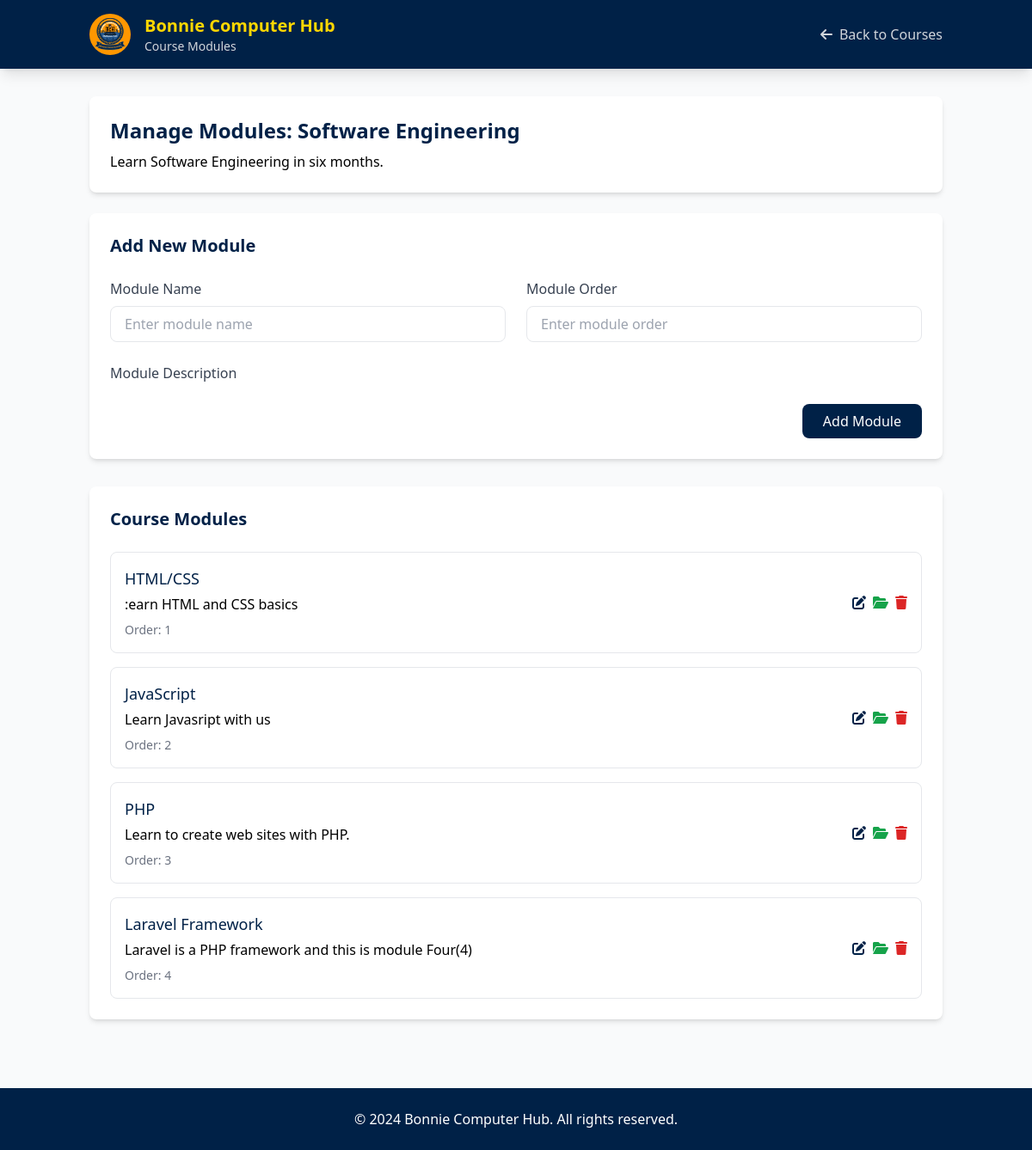
The page /LMS/admin/manage_modules.php?course_id=2 (signed in) on the database its author committed.
### tables this page shows
CREATE TABLE `courses` (
  `id` int(11) NOT NULL,
  `course_name` varchar(255) NOT NULL,
  `description` text NOT NULL,
  `created_by` int(11) NOT NULL,
  `status` enum('active','inactive') DEFAULT 'active',
  `created_at` timestamp NOT NULL DEFAULT current_timestamp()
);

CREATE TABLE `course_modules` (
  `id` int(11) NOT NULL,
  `course_id` int(11) NOT NULL,
  `module_name` varchar(255) NOT NULL,
  `module_description` text NOT NULL,
  `module_order` int(11) NOT NULL,
  `created_at` timestamp NOT NULL DEFAULT current_timestamp()
);

### LMS/admin/manage_modules.php (the view, shortened to what this page needs)
<?php
require_once '../includes/db_connect.php';
$course_id = isset($_GET['course_id']) ? (int)$_GET['course_id'] : 0;
$course = $pdo->prepare("SELECT * FROM courses WHERE id = ?");
$course->execute([$course_id]);
$course_details = $course->fetch(PDO::FETCH_ASSOC);
$modules = $pdo->prepare("
    SELECT * FROM course_modules
    WHERE course_id = ?
    ORDER BY module_order ASC
");
$modules->execute([$course_id]);
$modules = $modules->fetchAll(PDO::FETCH_ASSOC);
?>
<!DOCTYPE html>
<html lang="en" class="scroll-smooth">
<head>
    <script src="https://cdn.tailwindcss.com"></script>
    <link rel="stylesheet" href="https://cdnjs.cloudflare.com/ajax/libs/font-awesome/6.0.0/css/all.min.css">
    <link href="https://cdn.jsdelivr.net/npm/summernote@0.8.18/dist/summernote-lite.min.css" rel="stylesheet">
</head>
<body class="bg-gray-50 min-h-screen">
    <header class="bg-primary shadow-lg sticky top-0 z-50">
        <div class="container mx-auto px-4">
            <div class="flex items-center justify-between py-4">
                <div class="flex items-center space-x-4">
                    <img src="../images/BCH.jpg" alt="BCH Logo" class="h-12 w-12 rounded-full">
                    <div>
                        <a href="../index.php" class="text-xl font-bold text-secondary">Bonnie Computer Hub</a>
                        <p class="text-gray-300 text-sm">Course Modules</p>
                    </div>
                </div>
                <nav class="hidden md:flex items-center space-x-6">
                    <a href="manage_courses.php" class="text-gray-300 hover:text-secondary transition">
                        <i class="fas fa-arrow-left mr-2"></i>Back to Courses
                    </a>
                </nav>
            </div>
        </div>
    </header>
    <main class="container mx-auto px-4 py-8">
        <div class="bg-white rounded-lg shadow-md p-6 mb-6">
            <h1 class="text-2xl font-bold text-primary mb-2">
                Manage Modules: <?= htmlspecialchars($course_details['course_name']) ?>
            </h1>
            <p class="text-gray-600"><?= $course_details['description'] ?></p>
        </div>
        <div class="bg-white rounded-lg shadow-md p-6 mb-8">
            <h2 class="text-xl font-semibold text-primary mb-6">Add New Module</h2>
            <form action="" method="POST" class="space-y-4">
                <div class="grid md:grid-cols-2 gap-6">
                    <div>
                        <label class="block text-gray-700 font-medium mb-2" for="module_name">Module Name</label>
                        <input type="text" name="module_name" id="module_name" required
                               class="w-full px-4 py-2 border rounded-lg focus:ring-2 focus:ring-secondary focus:border-transparent"
                               placeholder="Enter module name">
                    </div>
                    <div>
                        <label class="block text-gray-700 font-medium mb-2" for="module_order">Module Order</label>
                        <input type="number" name="module_order" id="module_order" required min="1"
                               class="w-full px-4 py-2 border rounded-lg focus:ring-2 focus:ring-secondary focus:border-transparent"
                               placeholder="Enter module order">
                    </div>
                    <div class="md:col-span-2">
                        <label class="block text-gray-700 font-medium mb-2" for="module_description">Module Description</label>
                    </div>
                </div>
                <div class="flex justify-end">
                    <button type="submit" name="add_module"
                            class="bg-primary text-white px-6 py-2 rounded-lg hover:bg-opacity-90 transition duration-300">
                        Add Module
                    </button>
                </div>
            </form>
        </div>
        <div class="bg-white rounded-lg shadow-md p-6">
            <h2 class="text-xl font-semibold text-primary mb-6">Course Modules</h2>
            <?php if ($modules): ?>
                <div class="space-y-4">
                    <?php foreach ($modules as $module): ?>
                        <div class="border rounded-lg p-4 hover:shadow-md transition-shadow">
                            <div class="flex items-center justify-between">
                                <div>
                                    <h3 class="text-lg font-medium text-primary">
                                        <?= htmlspecialchars($module['module_name']) ?>
                                    </h3>
                                    <p class="text-gray-600 mt-1">
                                        <?= $module['module_description'] ?>
                                    </p>
                                    <p class="text-sm text-gray-500 mt-2">
                                        Order: <?= $module['module_order'] ?>
                                    </p>
                                </div>
                                <div class="flex space-x-2">
                                    <a href="edit_module.php?id=<?= $module['id'] ?>"
                                       class="text-primary hover:text-opacity-80">
                                        <i class="fas fa-edit"></i>
                                    </a>
                                    <a href="manage_module_content.php?module_id=<?= $module['id'] ?>"
                                       class="text-green-600 hover:text-green-800">
                                        <i class="fas fa-folder-open"></i>
                                    </a>
                                    <a href="delete_module.php?id=<?= $module['id'] ?>"
                                       onclick="return confirm('Are you sure you want to delete this module?')"
                                       class="text-red-600 hover:text-red-800">
                                        <i class="fas fa-trash"></i>
                                    </a>
                                </div>
                            </div>
                        </div>
                    <?php endforeach; ?>
                </div>
            <?php else: ?>
                <p class="text-center text-gray-500 py-4">No modules added yet.</p>
            <?php endif; ?>
        </div>
    </main>
    <footer class="bg-primary text-white mt-12">
        <div class="container mx-auto px-4 py-6">
            <div class="text-center">
                <p>&copy; <?= date('Y') ?> Bonnie Computer Hub. All rights reserved.</p>
            </div>
        </div>
    </footer>
</body>
</html>

### rows shown on the page
courses: course_name "Software Engineering", description "Learn Software Engineering in six months."
course_modules: module_name "HTML/CSS", module_description ":earn HTML and CSS basics", module_order "1"
course_modules: module_name "JavaScript", module_description "Learn Javasript with us", module_order "2"
course_modules: module_name "PHP", module_description "Learn to create web sites with PHP.", module_order "3"
course_modules: module_name "Laravel Framework", module_description "Laravel is a PHP framework and this is module Four(4)", module_order "4"
